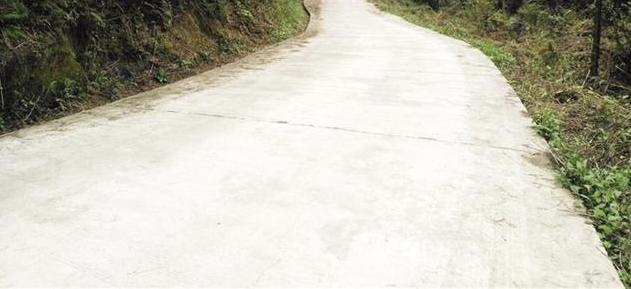
#> input picture Data2/3.JPG, 631 x 289 px
$ python final.py
#> lines starting #> are read from the running program, lines starting #| are printed output that depends on the picture; after the words box and inside, x2 and y2 are one past the last pixel; in counts of white or black regions, pixels touching at a corner belong together; long printed decimals are rounded
#> further down, bgr is the input picture: shape (289, 631, 3); mean B, G, R 178.3, 191.7, 193.9
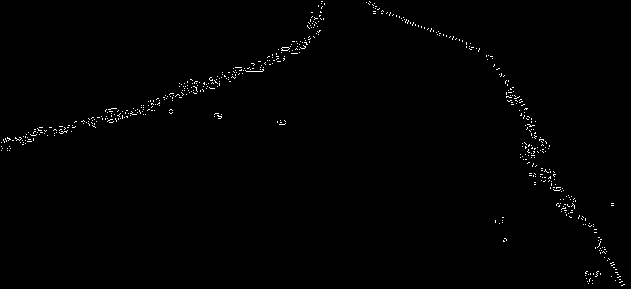
#> input picture Data2/31.png, 631 x 289 px
#> `edge = cv2.imread('Data2/' + img_name + '1.png', 0)`: edge: shape (289, 631); 0.71% white in thin lines or dots
#> `edge = np.where(edge > 0, 1, 0).astype('float32')`: edge: shape (289, 631) float32; values 0 (black) and 1 (white), 0.71% white in thin lines or dots
#> `edge_ori_u8 = cv2.dilate(edge_ori_u8, kernel)`: edge_ori_u8: shape (289, 631); 7% white; 9 white regions, largest, box (x1, y1, x2, y2) and area: (0, 0, 328, 154) 5866, (363, 0, 628, 289) 5814, (582, 268, 604, 287) 330
from tabnanny import verbose
from turtle import bgcolor
import cv2
import math
import numpy as np
from scipy.optimize import leastsq
from skimage import morphology
from matplotlib import pyplot as plt


def print_img_info(img, img_name, verbose=0, save_name=None):
#> called with img_name = '3', verbose = 0, save_name = 'gray2'
    print(np.min(img), np.max(img), np.mean(img), img.shape, img.dtype)
#| 0 255 176.900 (289, 631) uint8
    if verbose:
        print(img)
    if np.max(img) < 2:
        img = (img * 255).astype('uint8')
    else:
        img = (img * 1).astype('uint8')
    if save_name is not None:
        cv2.imwrite(img_name + '_' + save_name + '.jpg', img)
    else:
        cv2.imshow(img_name, img)
        cv2.waitKey()


def even_light(bgr):
    hsv = cv2.cvtColor(bgr, cv2.COLOR_BGR2HSV)
#> hsv: shape (289, 631, 3); mean H, S, V 24.4, 34.8, 194.6
    h = hsv[:, :, 0]
    s = hsv[:, :, 1]
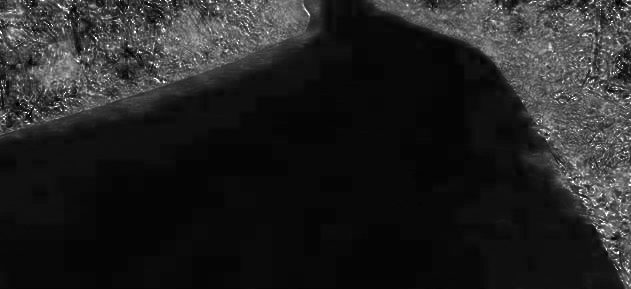
#> s: shape (289, 631); min 0, max 255, mean 34.8
    v = hsv[:, :, 2]
    H, W = h.shape
#> H = 289; W = 631

    # r = min(H, W)
    r = 19
    gau1 = cv2.GaussianBlur(v, (r, r), 15 / math.sqrt(2)).astype('float32')
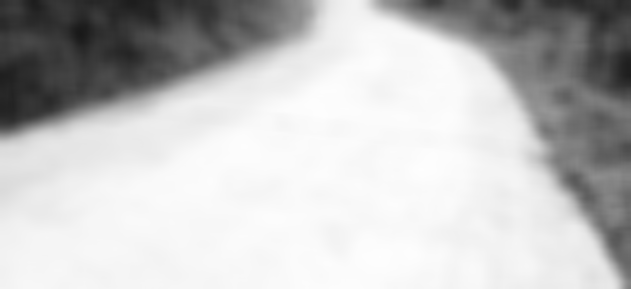
#> gau1: shape (289, 631) float32; min 25, max 254, mean 194.6
    gau2 = cv2.GaussianBlur(v, (r, r), 80 / math.sqrt(2)).astype('float32')
    gau3 = cv2.GaussianBlur(v, (r, r), 250 / math.sqrt(2)).astype('float32')
    gau = (gau1 + gau2 + gau3) / 3 / 255
    m = np.mean(gau)
#> m = 0.763
    v = v.astype('float32') / 255
    out = v.copy()
    for i in range(H):
        for j in range(W):
            out[i, j] = math.pow(v[i, j], math.pow(0.5, ((m - gau[i, j]) / m)))
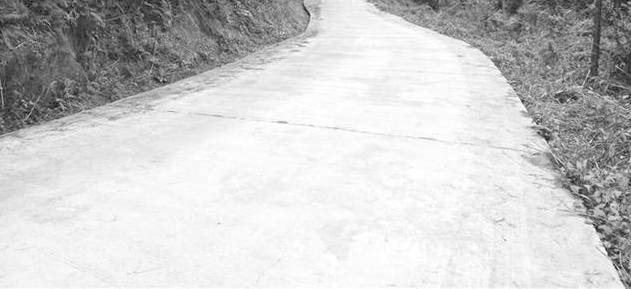
#> out: shape (289, 631) float32; min 0.0337, max 1, mean 0.797
    hsv2 = hsv.copy()
    hsv2[:, :, 0] = h
    hsv2[:, :, 1] = s
    hsv2[:, :, 2] = (out * 255).astype('uint8')
#> hsv2: shape (289, 631, 3); mean H, S, V 24.4, 34.8, 202.8
    bgr2 = cv2.cvtColor(hsv2, cv2.COLOR_HSV2BGR)
#| 0 255 194.693 (289, 631, 3) uint8
    return bgr2


def rgb2hsv(r, g, b):
    # assert r<1 float32
    h, w = r.shape
#> h = 289; w = 631
    H = np.zeros((h, w), np.float32)
    S = np.zeros((h, w), np.float32)
    V = np.zeros((h, w), np.float32)
    for i in range(0, h):
        for j in range(0, w):
            mx = max((b[i, j], g[i, j], r[i, j]))
            mn = min((b[i, j], g[i, j], r[i, j]))
            dt = mx - mn

            if mx == mn:
                H[i, j] = 0
            elif mx == r[i, j]:
                if g[i, j] >= b[i, j]:
                    H[i, j] = (60 * ((g[i, j]) - b[i, j]) / dt)
                else:
                    H[i, j] = (60 * ((g[i, j]) - b[i, j]) / dt) + 360
            elif mx == g[i, j]:
                H[i, j] = 60 * ((b[i, j]) - r[i, j]) / dt + 120
            elif mx == b[i, j]:
                H[i, j] = 60 * ((r[i, j]) - g[i, j]) / dt + 240

            if mx == 0:
                S[i, j] = 0
            else:
                S[i, j] = 1 - mn / mx

            V[i, j] = mx
    H = H / 360
    return H, S, V


def gen_hue_mask(bgr):
    r = bgr[:, :, 2].astype('float32') / 255
    g = bgr[:, :, 1].astype('float32') / 255
    b = bgr[:, :, 0].astype('float32') / 255

    h, _, _ = rgb2hsv(r, g, b)

    H, W = h.shape
#> H = 289; W = 631
    hue_mask = np.zeros_like(h)
    for i in range(H):
        for j in range(W):
            t = h[i, j]
            if t < 0.25:
                hue_mask[i, j] = 13.6 * t * t
            elif t < 0.42:
                hue_mask[i, j] = -18.5 * (t - 0.3333) * (t - 0.3333) + 1
            else:
                hue_mask[i, j] = 0.003624 * math.pow(t, -6.29)
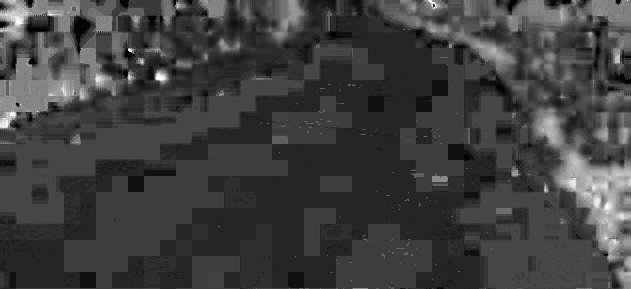
#> hue_mask: shape (289, 631) float32; min 0, max 1, mean 0.25

    kernel = cv2.getStructuringElement(cv2.MORPH_RECT, (9, 9))
    hue_mask = cv2.dilate(hue_mask, kernel)
    hue_mask = cv2.dilate(hue_mask, kernel)

    kernel = cv2.getStructuringElement(cv2.MORPH_RECT, (3, 3))
    hue_mask = cv2.erode(hue_mask, kernel)
    hue_mask = cv2.erode(hue_mask, kernel)
    hue_mask = cv2.erode(hue_mask, kernel)
    hue_mask = cv2.erode(hue_mask, kernel)
    hue_mask = cv2.erode(hue_mask, kernel)
    hue_mask = cv2.erode(hue_mask, kernel)

    hue_mask = np.where(hue_mask < 0.5, 0, 1)
#> hue_mask: shape (289, 631) int64; values 0 (black) and 1 (white), 14.2% white; 25 white regions, largest, box (x1, y1, x2, y2) and area: (0, 0, 136, 131) 9045, (534, 94, 631, 289) 6952, (506, 0, 631, 70) 3809

    hue_mask = 1 - hue_mask
#| 0 1 0.8581 (289, 631) int64

    return hue_mask


def gen_crop_mask(gray):
    crop_mask = np.ones_like(gray)
    H, W = crop_mask.shape
#> H = 289; W = 631
    crop_mask[1:int(H / 8), :] = 0
    crop_mask[H - int(H / 14):, :] = 0
    crop_mask[:, 1:int(W / 14)] = 0
    crop_mask[:, W - int(W / 14):] = 0
    crop_mask = crop_mask.astype('float32')
    return crop_mask


def gen_left_right_mask(edge):
    t_x_l, t_y_l, b_x_l, b_y_l = 0, 0, 0, 0
    t_x_r, t_y_r, b_x_r, b_y_r = 0, 0, 0, 0
    H, W = edge.shape

    flag = 0
    for i in range(H):
        for j in range(W):
            if edge[i, j] > 0:
                t_y_l = i
                t_x_l = j
                flag = 1
                break
        if flag:
            break
    t_y_r = t_y_l

    for i in range(W - 1, 0, -1):
        if edge[t_y_l, i] > 0:
            t_x_r = i
            break

    flag = 0
    for i in range(H):
        for j in range(W - 1, 0, -1):
            if edge[i, j] > 0:
                b_y_l = i
                b_x_l = j
                break
        if flag:
            break
    b_y_r = b_y_l

    for i in range(W - 1, 0, -1):
        if edge[b_y_l, i] > 0:
            b_x_r = i
            break

    # print(t_x_l,t_y_l,b_x_l,b_y_l)
    # print(t_x_r,t_y_r,b_x_r,b_y_r)

    t_x = (t_x_l + t_x_r) // 2
    t_y = (t_y_l + t_y_r) // 2
    b_x = (b_x_l + b_x_r) // 2
    b_y = (b_y_l + b_y_r) // 2

    left_mask = np.zeros_like(edge)
    right_mask = np.zeros_like(edge)
    for i in range(H):
        for j in range(W):
            t = ((b_y - t_y) / (b_x - t_x)) * (j - t_x) + t_y
            if t < i:
                left_mask[i, j] = 1
            else:
                right_mask[i, j] = 1
    # print_img_info(left_mask, gain=255, save=1)
    return left_mask, right_mask


def filt_forground_with_area_thresh(edge, hard_thresh=0):
    edge1 = (edge * 255).astype('uint8')
    edge2 = np.zeros_like(edge1)
    contours, _ = cv2.findContours(edge1, cv2.RETR_TREE, cv2.CHAIN_APPROX_SIMPLE)

    if not hard_thresh:
        areas = []
        for cont in contours:
            area = cv2.contourArea(cont)
            areas.append(area)
        area_thresh = np.mean(areas)
    else:
        area_thresh = 1000

    for cont in contours:
        area = cv2.contourArea(cont)
        if area > area_thresh:
            cv2.drawContours(edge2, [cont], -1, 255, -1)

    edge = np.where(edge2 > 0, 1, 0).astype('float32')
    # print_img_info(edge, gain=255, save=1)
    return edge


def fit_curve(x, y):
    x = np.array(x)
    y = np.array(y)

    def Fun(p, x):
        a1, a2, a3 = p
        return a1 * x ** 2 + a2 * x + a3

    def error(p, x, y):
        return Fun(p, x) - y

    p0 = [0.1, -0.01, 100]
    para = leastsq(error, p0, args=(x, y))
    y_fitted = Fun(para[0], x)
    return y_fitted


if __name__ == '__main__':
    img_name = '3'

    # 读原图和边缘图
    bgr = cv2.imread('Data2/' + img_name + '.JPG')
    edge = cv2.imread('Data2/' + img_name + '1.png', 0)
    edge_ori_u8 = edge.copy()
    edge = np.where(edge > 0, 1, 0).astype('float32')
    edge_ori = edge.copy()

    # 可视化边缘图
    gray = cv2.cvtColor(bgr, cv2.COLOR_BGR2GRAY)
    kernel = cv2.getStructuringElement(cv2.MORPH_RECT, (7, 7))
    edge_ori_u8 = cv2.dilate(edge_ori_u8, kernel)
    edge_ori_u8 = np.where(edge_ori_u8 > 0, 1, 0)
    gray2 = gray * (~edge_ori_u8.astype('bool'))
    print_img_info(gray2, img_name=img_name, save_name='gray2')

    # 亮度均衡
    bgr2 = even_light(bgr)
    print_img_info(bgr2, img_name=img_name, save_name='bgr2')

    # 绿植掩码
    hue_mask = gen_hue_mask(bgr2)
    print_img_info(hue_mask, img_name=img_name, save_name='hue_mask')

    # 裁剪掩码
    crop_mask = gen_crop_mask(gray)
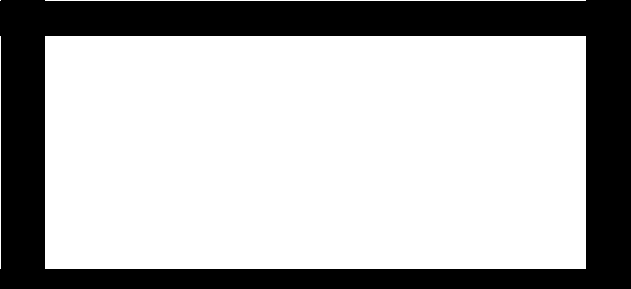
#> crop_mask: shape (289, 631) float32; values 0 (black) and 1 (white), 69.5% white; 1 black region, box (x1, y1, x2, y2) and area: (0, 0, 631, 289) 55531
    print_img_info(crop_mask, img_name=img_name, save_name='crop_mask')
#| 0.0 1.0 0.6955 (289, 631) float32

    # 结合掩码后的边缘区域
    edge = edge * hue_mask
#> edge: shape (289, 631) float64; values 0 (black) and 1 (white), 0.64% white in thin lines or dots
    edge = edge * crop_mask
#> edge: shape (289, 631) float64; values 0 (black) and 1 (white), 0.49% white in thin lines or dots, all inside (x1, y1, x2, y2) = (45, 36, 586, 242)
    print_img_info(edge, img_name=img_name, save_name='edge_masked')
#| 0.0 1.0 0.004941 (289, 631) float64

    # 边缘图形态学处理
    edge = cv2.GaussianBlur(edge, (3, 3), 3)
    kernel = cv2.getStructuringElement(cv2.MORPH_RECT, (3, 3))
    edge = cv2.dilate(edge, kernel)
    edge = cv2.dilate(edge, kernel)
    edge = cv2.dilate(edge, kernel)
    edge = cv2.dilate(edge, kernel)
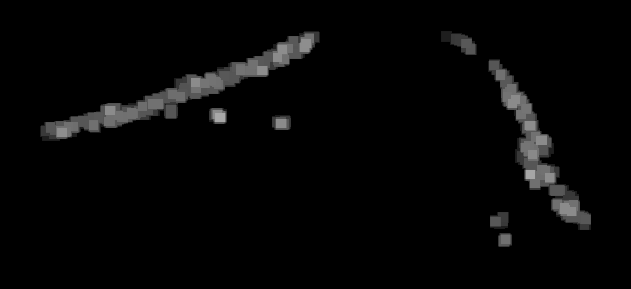
#> edge: shape (289, 631) float64; min 0, max 0.66, mean 0.0241
    edge = cv2.erode(edge, kernel)
    edge = np.where(edge > 0, 1, 0)
    print_img_info(edge, img_name=img_name, save_name='edge_morph')
#| 0 1 0.05866 (289, 631) int64
#| False True 0.0034 (289, 631) bool

    # 边缘区域骨架细化
    skeleton = morphology.skeletonize(edge)
    print_img_info(skeleton, img_name=img_name, save_name='edge_skeleton')

    # 左右掩码
    left_mask, right_mask = gen_left_right_mask(skeleton)

    # 对左右掩码分别筛除面积小的区域
    edge_left = edge * left_mask
    edge_left = filt_forground_with_area_thresh(edge_left, hard_thresh=0)
#> in filt_forground_with_area_thresh, `contours, _ = cv2.findContours(edge1, cv2.RETR_TREE, cv2.CHAIN_APPROX_..`: contours = 5 contours, 1 with area under 20; largest, box (x1, y1, x2, y2) and area: (41, 32, 319, 140) 5184, (273, 116, 290, 129) 185, (210, 109, 226, 123) 184, (499, 236, 506, 246) 28
#> the loop in filt_forground_with_area_thresh, `for cont in contours:` made 5 passes
#> area on passes 1, 3, 4, 5: 28, 185, 184, 5184.5
#> after the loop in filt_forground_with_area_thresh, `for cont in contours:`: areas = [28, 5, 185, 184, 5184.5]
#> in filt_forground_with_area_thresh, `area_thresh = np.mean(areas)`: area_thresh = 1117.3
    print_img_info(edge_left, img_name=img_name, save_name='edge_left')
#| 0.0 1.0 0.03036 (289, 631) float32
    edge_right = edge * right_mask
    edge_right = filt_forground_with_area_thresh(edge_right, hard_thresh=0)
#> in filt_forground_with_area_thresh (call 2), `contours, _ = cv2.findContours(edge1, cv2.RETR_TREE, cv2.CHAIN_APPROX_..`: contours = 4 contours; box (x1, y1, x2, y2) and area: (489, 60, 590, 229) 3712, (442, 32, 476, 54) 355, (491, 213, 508, 228) 182, (500, 234, 511, 246) 80
#> the loop in filt_forground_with_area_thresh (call 2), `for cont in contours:` made 4 passes
#> area on passes 1 to 4: 80, 182.5, 3711.5, 355
    print_img_info(edge_right, img_name=img_name, save_name='edge_right')
#| 0.0 1.0 0.0218 (289, 631) float32
#| 0.0 1.0 0.002824 (289, 631) float32
#| 0.0 1.0 0.002023 (289, 631) float32

    # 取边缘区域的边缘点
    edge_left = edge_left * edge_ori
    print_img_info(edge_left, img_name=img_name, save_name='edge_left_ori')
    edge_right = edge_right * edge_ori
    print_img_info(edge_right, img_name=img_name, save_name='edge_right_ori')

    # 获取左右边缘点的坐标
    H, W = gray.shape
#> H = 289; W = 631
    left_X = []
    left_Y = []
    right_X = []
    right_Y = []
    for i in range(W):
        flag = 0
        for j in range(H):
            if flag:
                break
            if edge_left[j, i] > 0:
                left_X.append(i)
                left_Y.append(j)
                flag = 1
#> after the loop, left_X = 236 values from 41 to 318
    for i in range(W):
        flag = 0
        for j in range(H):
            if flag:
                break
            if edge_right[j, i] > 0:
                right_X.append(i)
                right_Y.append(j)
                flag = 1
#> after the loop, right_X = 88 values from 493 to 589

    # 拟合坐标
    left_Y2 = fit_curve(left_X, left_Y).astype('uint8')
    right_Y2 = fit_curve(right_X, right_Y).astype('uint8')
    plt.plot(left_X, H - np.array(left_Y))
    plt.plot(left_X, H - np.array(left_Y2))
    plt.plot(right_X, H - np.array(right_Y))
    plt.plot(right_X, H - np.array(right_Y2))
    plt.savefig(img_name + 'curve.png')

    # 于原图画出拟合结果
    print(len(left_X), min(left_X), max(left_X))
#| 236 41 318
    print(len(left_Y2), min(left_Y2), max(left_Y2))
#| 236 34 131
    print(len(right_X), min(right_X), max(right_X))
#| 88 493 589
    print(len(right_Y2), min(right_Y2), max(right_Y2))
#| 88 56 234
    for i in range(len(left_X) - 1):
        if left_Y2[i] > H:
            left_Y2[i] = H
        cv2.line(bgr, (left_X[i], left_Y2[i]), (left_X[i + 1], left_Y2[i + 1]), (0, 255, 0), 3)
    for i in range(len(right_X) - 1):
        if right_Y2[i] > H:
            right_Y2[i] = H
        cv2.line(bgr, (right_X[i], right_Y2[i]), (right_X[i + 1], right_Y2[i + 1]), (0, 0, 255), 3)
    print_img_info(bgr, img_name=img_name, save_name='final')
#| 0 255 186.675 (289, 631, 3) uint8
